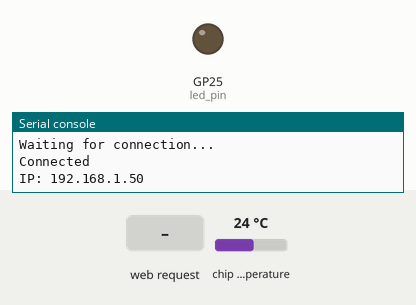
Simulated run of this program. Board: Raspberry Pi Pico running MicroPython. Shown: output pins drawn as LEDs (lit = HIGH), the last lines printed to the serial console. Inputs (shaded band) come from the test bench; at power-on: chip temperature 24 °C. WiFi joins after 1.5 s.

Above: at 3.2 s.
3.3 s: HTTP request GET /Celsius received
At 3.6 s:
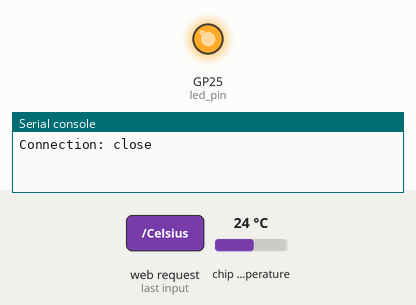
4.8 s: HTTP request GET /Fahrenheit received
6.3 s: HTTP request GET /Kelvin received
Timing chart, 0 to 9.3 s (numbered marks = the images above; inputs shaded):
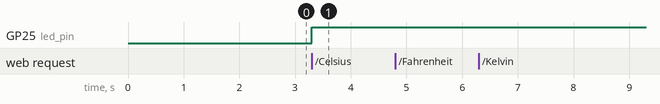

The program:

temperature_showcase.py
```python
import network
import socket
import machine
import time
import math


# Define the LED pin
led_pin = machine.Pin("LED", machine.Pin.OUT)

ssid = 'Radek_nej.cz'
password = '605884396'

wlan = network.WLAN(network.STA_IF)
wlan.active(True)
wlan.connect(ssid, password)


# Wait for connection or fail
max_wait = 10
while max_wait > 0:
    if wlan.isconnected():
        break
    max_wait -= 1
    print('Waiting for connection...')
    time.sleep(2)

# Handle connection error
if not wlan.isconnected():
    raise RuntimeError('Network connection failed')
else:
    print('Connected')
    status = wlan.ifconfig()
    print('IP:', status[0])

html_content = """
<!DOCTYPE html>
<html>

<head>
    <title>Raspberry Pi Pico Temperature Monitoring</title>
    <style>
        body {
            display: flex;
            flex-direction: column;
            align-items: center;
            justify-items: center;
        }
        p{
        font-size:large;
        /* font-weight: bolder; */
        border: 1px solid gray;
        padding: 5px;
        }

        #choices{
            flex-direction: row;
        }
        button {
            max-width: 100px;
            height: 50px;
            margin: 1em;
            font-weight: bold;
        }
    </style>
    <script>
        var intervalID;

        // Function to start displaying temperature in Celsius
        function startCelsius() {
            clearTemperature()  // Stop refresh if it's running
            intervalID = setInterval(updateTemperatureCelsius, 800);
        }

        // Function to start displaying temperature in Fahrenheit
        function startFahrenheit() {
            clearTemperature()  // Stop refresh if it's running
            intervalID = setInterval(updateTemperatureFahrenheit, 800);
        }

        // Function to start displaying temperature in Kelvin
        function startKelvin() {
            clearTemperature()  // Stop refresh if it's running
            intervalID = setInterval(updateTemperatureKelvin, 800);
        }

        // Function to clear the temperature refresh
        function clearTemperature() {
            clearInterval(intervalID);
        }

        function stopRefresh(){
            clearInterval(intervalID);
            fetch('/stopLED', { method: 'POST' })
        }

        // Function to update temperature in Celsius dynamically
        function updateTemperatureCelsius() {
            updateTemperature("/Celsius");
        }

        // Function to update temperature in Fahrenheit dynamically
        function updateTemperatureFahrenheit() {
            updateTemperature("/Fahrenheit");
        }

        // Function to update temperature in Kelvin dynamically
        function updateTemperatureKelvin() {
            updateTemperature("/Kelvin");
        }

        // Function to update temperature dynamically
        function updateTemperature(url) {
            var xhttp = new XMLHttpRequest();
            xhttp.onreadystatechange = function () {
                if (this.readyState == 4 && this.status == 200) {
                    document.getElementById("temperature").innerHTML = this.responseText;
                }
            };
            xhttp.open("GET", url, true);
            xhttp.send();
        }
        window.onload = stopRefresh;
    </script>
</head>

<body>
    <h1>Raspberry Pi Pico Temperature Monitoring</h1>
    <p><span id="temperature">Loading...</span></p>
    <div id="choices">
        <button onclick="startCelsius()">Show Celsius</button>
        <button onclick="startFahrenheit()">Show Fahrenheit</button>
        <button onclick="startKelvin()">Show Kelvin</button>
    </div>
    <button onclick="stopRefresh()">Stop Refresh</button>
</body>
</html>
"""

def http_response(status_code, content):
    return 'HTTP/1.0 {status_code}\r\nContent-Type: text/html\r\nContent-Length: {content_length}\r\n\r\n{content}'.format(
        status_code=status_code,
        content_length=len(content),
        content= content
    )

def web_server():
    # Create socket
    s = socket.socket(socket.AF_INET, socket.SOCK_STREAM)
    s.setsockopt(socket.SOL_SOCKET, socket.SO_REUSEADDR, 1)
    s.bind(('', 80))  # Bind to port 80
    s.listen(5)  # Listen for incoming connections

    # Define LED pin
    led_pin = machine.Pin("LED", machine.Pin.OUT)  # Assuming GPIO pin 25 is connected to the LED

    while True:
        state = "Click the buttons above to toggle the LED."
        conn, addr = s.accept()  # Accept a new connection
        print('Connection from:', addr)

        request = conn.recv(1024).decode('utf-8')  # Receive the HTTP request
        print('Request:', request)

        # Check if request is for temperature in Celsius
        if 'GET /Celsius' in request:
            temperature = get_celsius()
            led_pin.on()  # Turn on LED when temperature is being displayed
            response = http_response(200, str(temperature) + " °C")

        # Check if request is for temperature in Fahrenheit
        elif 'GET /Fahrenheit' in request:
            temperature = get_fahrenheit()
            led_pin.on()  # Turn on LED when temperature is being displayed
            response = http_response(200, str(temperature) + " °F")

        # Check if request is for temperature in Kelvin
        elif 'GET /Kelvin' in request:
            temperature = get_kelvin()
            led_pin.on()  # Turn on LED when temperature is being displayed
            response = http_response(200, str(temperature) + " K")

        # Check for Stop request
        elif 'POST /stopLED' in request:
            led_pin.off()
            response = http_response(200, "LED stop acknowledged")
        else:
            # Return HTML page
            response = http_response(200, html_content)

        conn.send(response.encode('utf-8'))  # Send HTTP response
        conn.close()   # Close the connection


def get_celsius():
    # Read ADC value from temperature sensor
    adc_value = machine.ADC(4).read_u16()  # GPIO pin 4 is connected to the temperature sensor

    # Convert ADC value to temperature in degrees Celsius
    conversed = adc_value  * 3.3/65535
    temperature = 27 - (conversed - 0.706) / 0.001721

    return round(temperature, 2)  # Round to 2 decimal places

def get_fahrenheit():
    # Read ADC value from temperature sensor
    adc_value = machine.ADC(4).read_u16()  # GPIO pin 4 is connected to the temperature sensor

    # Convert ADC value to temperature in degrees Fahrenheit
    conversed = adc_value  * 3.3/65535
    temperature = 80.6 - 1.8*(conversed - 0.706)/0.001721

    return round(temperature, 2)  # Round to 2 decimal places

def get_kelvin():
    adc_value = machine.ADC(4).read_u16()  # GPIO pin 4 is connected to the temperature sensor

    # Convert ADC value to temperature in degrees Kelvin
    conversed = adc_value  * 3.3/65535
    temperature = 300.15 - (conversed - 0.706)/0.001721

    return round(temperature, 2)

# Run the web server
web_server()
```

Measured:
- after the input at 3.3 s, GP25 (led_pin): LOW → HIGH at once
